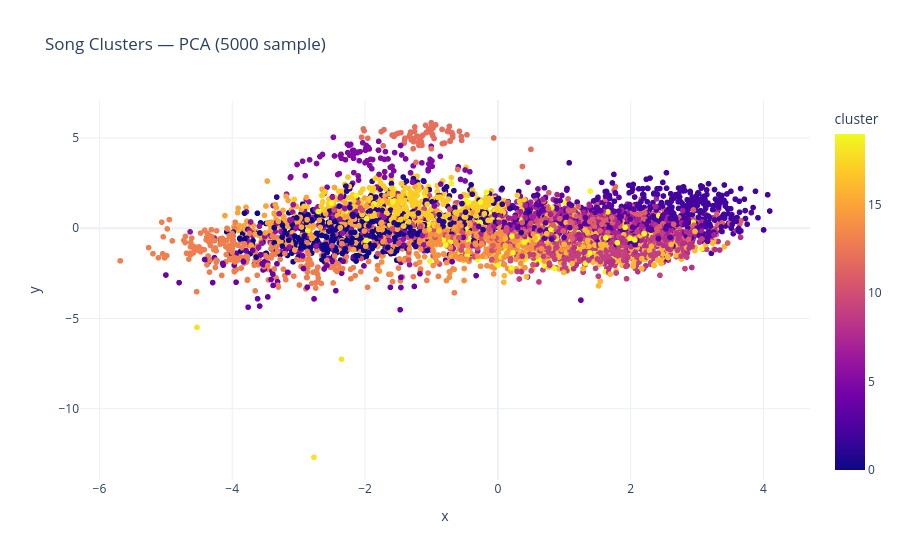

Notebook cell for this chart:
### Code cell
pca_pipeline = Pipeline([('scaler', StandardScaler()), ('PCA', PCA(n_components=2))])
song_embedding = pca_pipeline.fit_transform(X)
song_proj = pd.DataFrame(song_embedding, columns=['x', 'y'])
song_proj['title']   = data['name']
song_proj['cluster'] = data['cluster_label']

fig = px.scatter(
    song_proj.sample(5000), x='x', y='y', color='cluster',
    hover_data=['title'],
    title='Song Clusters — PCA (5000 sample)',
    template='plotly_white'
)
fig.show()

### Figure 1 — Plotly figure (JSON) as saved in the notebook; plotly's stock layout.template omitted (floating-point values rounded to 4 significant figures; data arrays with more than 128 entries replaced by an {"elided": "..."} marker saying what was removed)
{"data": [{"customdata": {"elided": "5000x1 str values"}, "hovertemplate": "x=%{x}<br>y=%{y}<br>title=%{customdata[0]}<br>cluster=%{marker.color}<extra></extra>", "legendgroup": "", "marker": {"color": {"elided": "5000 int values"}, "coloraxis": "coloraxis", "symbol": "circle"}, "mode": "markers", "name": "", "showlegend": false, "type": "scattergl", "x": {"elided": "5000 float values"}, "xaxis": "x", "y": {"elided": "5000 float values"}, "yaxis": "y"}], "layout": {"coloraxis": {"colorbar": {"title": {"text": "cluster"}}, "colorscale": [[0, "#0d0887"], [0.1111, "#46039f"], [0.2222, "#7201a8"], [0.3333, "#9c179e"], [0.4444, "#bd3786"], [0.5556, "#d8576b"], [0.6667, "#ed7953"], [0.7778, "#fb9f3a"], [0.8889, "#fdca26"], [1, "#f0f921"]]}, "legend": {"tracegroupgap": 0}, "title": {"text": "Song Clusters — PCA (5000 sample)"}, "xaxis": {"anchor": "y", "domain": [0, 1], "title": {"text": "x"}}, "yaxis": {"anchor": "x", "domain": [0, 1], "title": {"text": "y"}}}}
